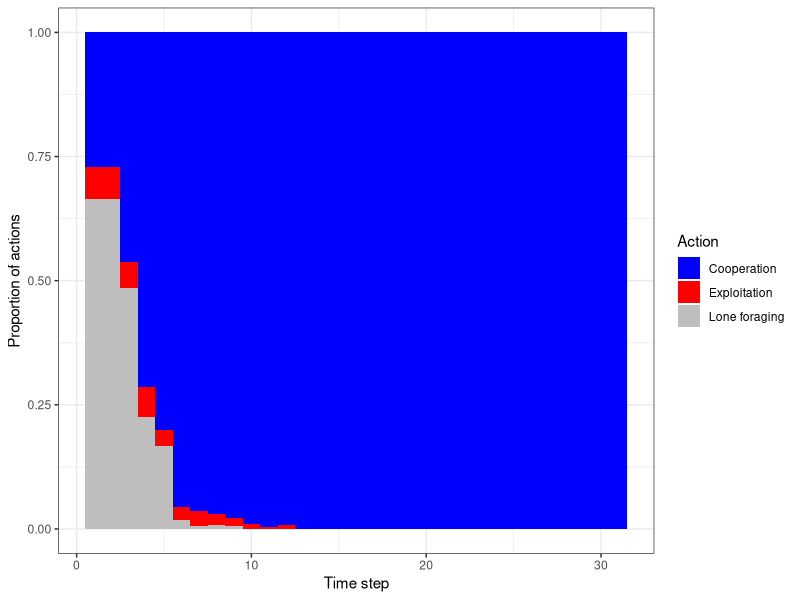
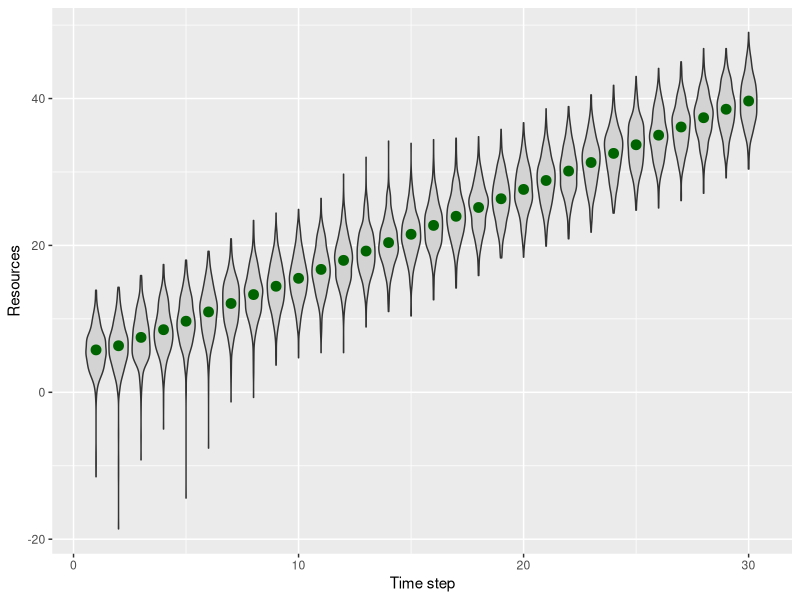
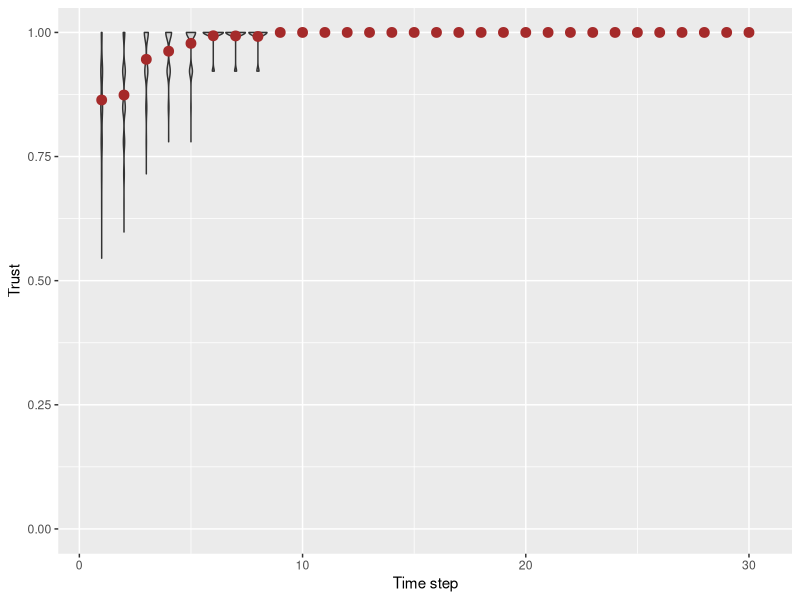
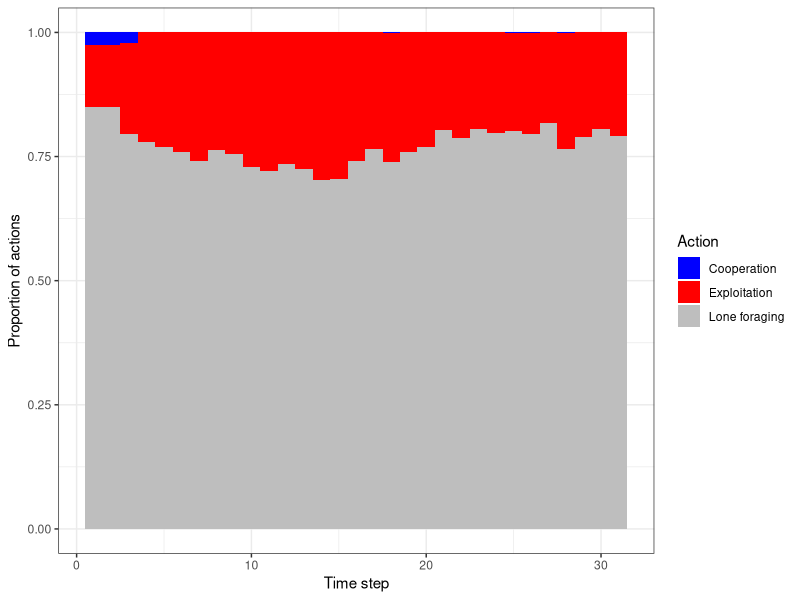
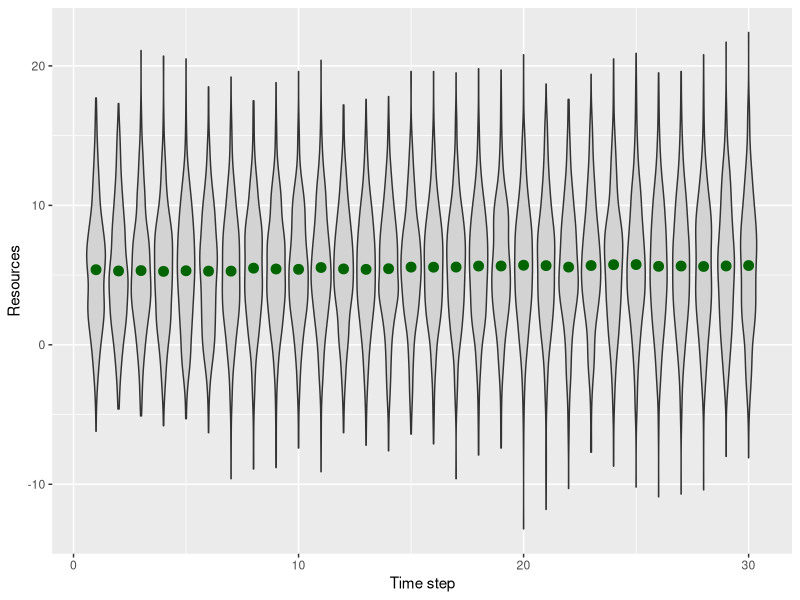
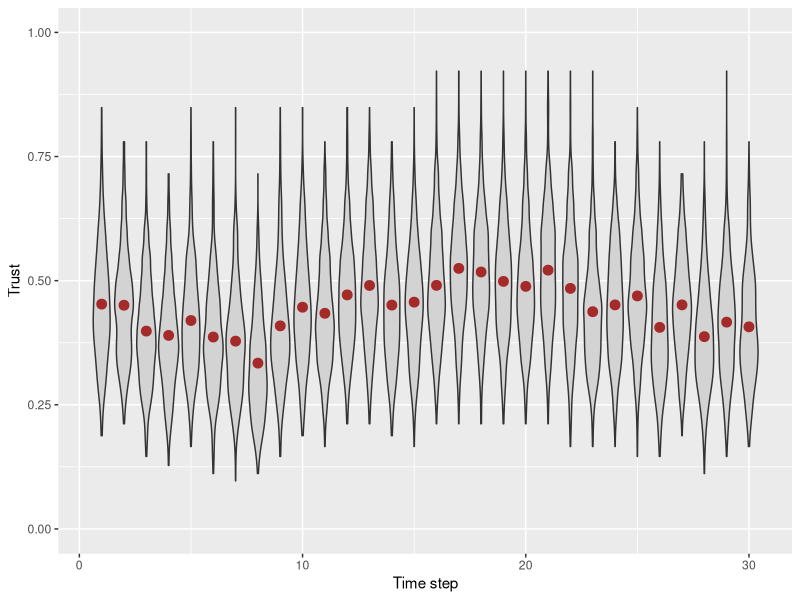
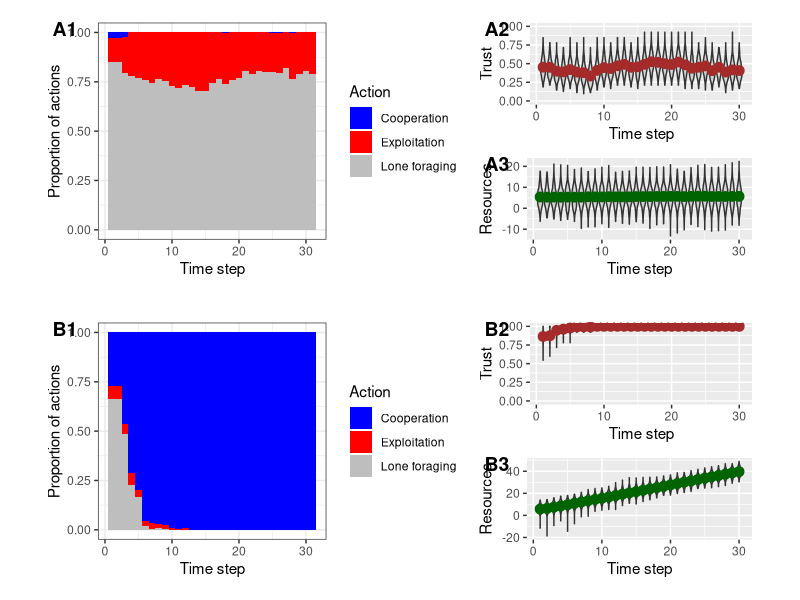

Write R code to recreate these figures, in order.
# Script to make figure 2
library(ggplot2)
library(cowplot)
library(reshape2)

#setwd("C:/Users/Daniel/Dropbox/Figures_de_Courson_Nettle/CSV/Fig.2")
stat_sum_single <- function(fun, geom="point", ...) {
  stat_summary(fun.y=fun, colour="brown", geom=geom, size = 3, ...)
}
stat_sum_single_green <- function(fun, geom="point", ...) {
  stat_summary(fun.y=fun, colour="darkgreen", geom=geom, size = 3, ...)
}

# Virtuous circle
d2A=read.csv("Actionsv.csv")
fig2A=ggplot(d2A, aes(x=Time, y=Freq, fill=Action)) + 
  geom_col(width=1) + 
  theme_bw() + 
  xlab("Time step") + 
  ylab("Proportion of actions") + 
  scale_fill_manual(values=c("blue", "red", "grey"))
fig2A
# Panel B
d2B=read.csv("Coop_states.csv", header=F)
d2B$Time=1:length(d2B$V1)
d2Bl=melt(d2B, id.var="Time")

fig2B=ggplot(d2Bl, aes(x=Time, y=value)) + 
  geom_violin(aes(group=Time), fill="lightgrey") + 
  xlab("Time step") +
  ylab("Resources") + 
  stat_sum_single_green(mean)
fig2B

# Panel C
d2C=read.csv("Coop_trust.csv", header=F)
d2C$Time=1:length(d2C$V1)
d2Cl=melt(d2C, id.var="Time")

fig2C=ggplot(d2Cl, aes(x=Time, y=value)) + 
  geom_violin(aes(group=Time), fill="lightgrey") + 
  xlab("Time step") +
  ylab("Trust") + 
  stat_sum_single(mean) + 
  coord_cartesian(ylim=c(0, 1))
fig2C

extrasv=plot_grid(fig2C, fig2B, labels=c("B2", "B3"), ncol=1)

v=plot_grid(fig2A, extrasv, labels=c("B1", ""), rel_widths = c(0.6, 0.4))

# Poverty trap
d22A=read.csv("Actionsp.csv")
fig22A=ggplot(d22A, aes(x=Time, y=Frequency, fill=Action)) + 
  geom_col(width=1) + 
  theme_bw() + 
  xlab("Time step") + 
  ylab("Proportion of actions") + 
  scale_fill_manual(values=c("blue", "red", "grey"))
fig22A
# Panel B
d22B=read.csv("Poverty_trap_states.csv", header=F)
d22B$Time=1:length(d22B$V1)
d22Bl=melt(d22B, id.var="Time")

fig22B=ggplot(d22Bl, aes(x=Time, y=value)) + 
  geom_violin(aes(group=Time), fill="lightgrey") + 
  xlab("Time step") +
  ylab("Resources") + 
  stat_sum_single_green(mean)
fig22B

# Panel C
d22C=read.csv("Poverty_trap_trust.csv", header=F)
d22C$Time=1:length(d22C$V1)
d22Cl=melt(d22C, id.var="Time")

fig22C=ggplot(d22Cl, aes(x=Time, y=value)) + 
  geom_violin(aes(group=Time), fill="lightgrey") + 
  xlab("Time step") +
  ylab("Trust") + 
  stat_sum_single(mean) + 
  coord_cartesian(ylim=c(0, 1))
fig22C

extrasp=plot_grid(fig22C, fig22B, labels=c("A2", "A3"), ncol=1)

p=plot_grid(fig22A, extrasp, labels=c("A1", ""), rel_widths = c(0.6, 0.4))

png("figure2.png", res=300, units="in", width=12, height=10)
plot_grid(p, v, ncol=1, scale=0.9) 
dev.off()